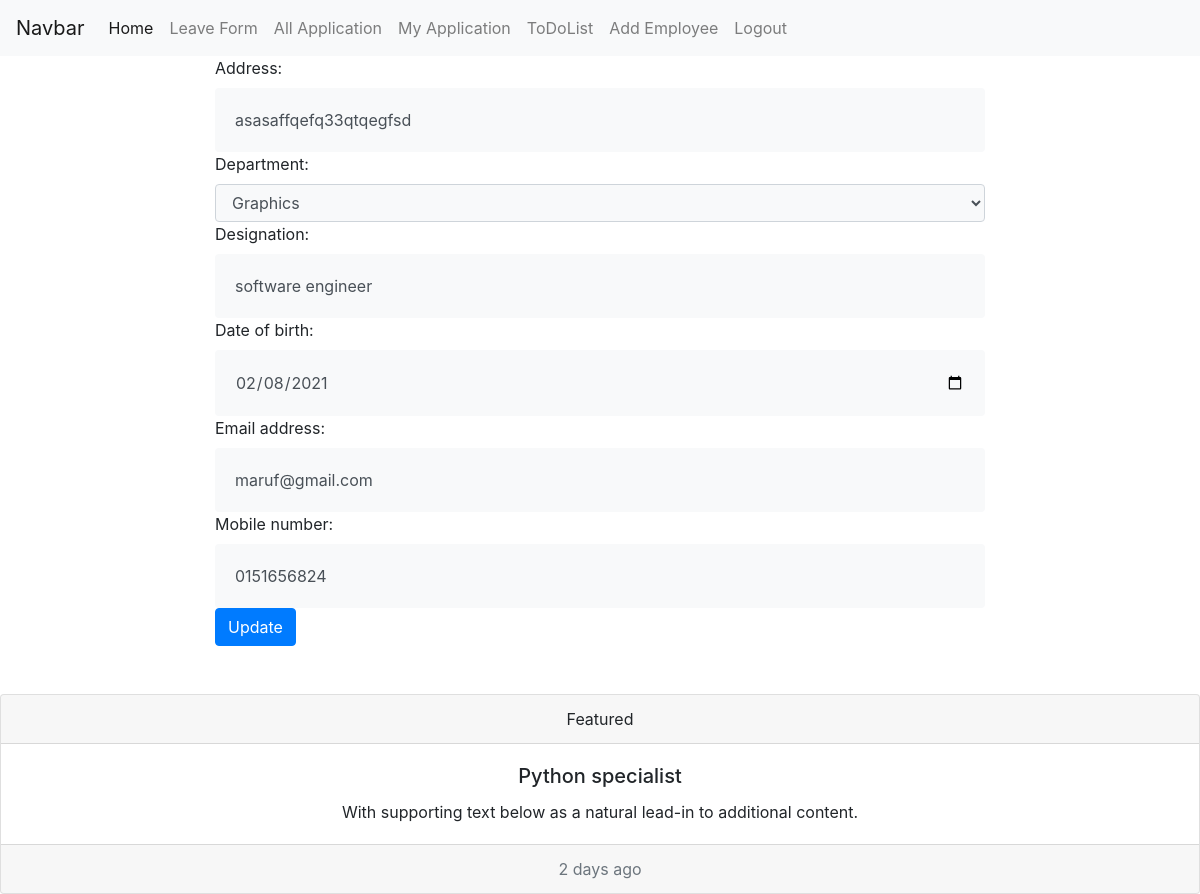
Screenshot of /edit (signed in) with the database file from the repository.
### emsapp/models.py (models this page shows)
class UserProfile(models.Model):
    user = models.OneToOneField(User, on_delete = models.CASCADE)
    profile_image = models.ImageField(blank = True, null = True)
    address = models.CharField(max_length = 300, blank = True, null = True)
    department = models.ForeignKey(Department, on_delete=models.CASCADE, blank=True, null=True)
    designation = models.CharField(max_length = 300, blank = True, null = True)
    date_of_birth = models.DateField(blank = True, null = True)
    email_address = models.CharField(max_length = 300, blank = True, null = True)
    mobile_number = models.CharField(max_length=100, blank=True, null=True)
    def __str__(self):
        return str(self.user)

### emsapp/views.py (the view, shortened to what this page needs)
# urls.py: path('edit', edit, name='edit'),
def edit(request):
    user = request.user
    profile = UserProfile.objects.get(user = user)
    print(profile)
    form = UserProfileForm(instance=profile)
    print(form)
    context = {'form':form}
    return render(request, 'update.html', context)

### emsapp/forms.py
class UserProfileForm(forms.ModelForm):
    department = forms.ModelChoiceField(widget = forms.Select(attrs={'class':'form-control bg-light',}), queryset=Department.objects.all())
    class Meta:
        model = UserProfile
        fields = ['address', 'department', 'designation', 'date_of_birth', 'email_address', 'mobile_number']
        widgets = {
            'address':forms.TextInput(attrs={'class':'bg-light form form-control'}),
            'designation':forms.TextInput(attrs={'class':'bg-light form form-control'}),
            'email_address':forms.TextInput(attrs={'class':'bg-light form form-control'}),
            'date_of_birth':forms.DateInput(attrs={'type':'date', 'class':'bg-light form form-control'}),
            'mobile_number':forms.TextInput(attrs={'class':'bg-light form form-control'}),
        }

### emsapp/models.py (called while the page is built)
    def __str__(self):
        return self.name

### emsapp/templatetags/has_group.py (called while the page is built)
@register.filter(name='has_group')
def has_group(user, group_name):
    group = Group.objects.get(name=group_name)
    return True if group in user.groups.all() else False

### templates/update.html (shortened to what this page needs)
{% extends 'base.html' %}
{% block content %}
    <div class="col-md-8 m-auto">
        <form method="POST">
            {{ form }}
            <button type="submit" class="btn btn-primary">Update</button>
        </form>
    </div>
{% endblock %}

### static/css/add_employee.css (style rules this page uses)
.form { border: none; padding: 20px; }

### rows the page displays
UserProfile: address "asasaffqefq33qtqegfsd", department "Graphics", designation "software engineer", date_of_birth "02/08/2021", email_address "maruf@gmail.com", mobile_number "0151656824"
